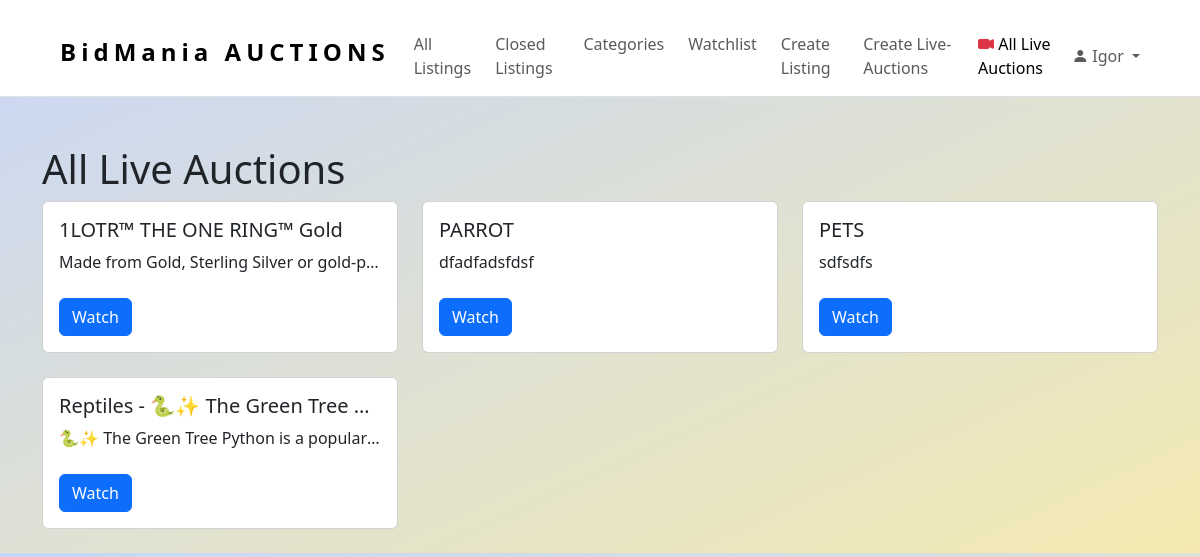
The app's page /all-live-auctions/ (signed in) with its own data.
### auctions/models.py (models this page shows, shortened)
class User(AbstractUser):
    pass
    watchlist = models.ManyToManyField("Auction", blank=True, related_name="watcher")
    bids = models.ManyToManyField("Auction", blank=True, related_name="bidder")

class Auction(models.Model):
    title = models.CharField(max_length=255)
    description = models.TextField()
    start_bid = models.FloatField()
    image = models.URLField(blank=True)
    image_upload = models.ImageField(upload_to='auction_images/', null=True, blank=True)
    category = models.ForeignKey(Category, on_delete=models.SET_DEFAULT, default=None)
    lister = models.ForeignKey(User, on_delete=models.CASCADE, blank=True, null=True, related_name="lister")
    active = models.BooleanField(default=True)
    stream = models.OneToOneField(Stream, on_delete=models.CASCADE, null=True, blank=True)
    is_live_auction = models.BooleanField(default=False)
    end_date = models.DateTimeField(default=timezone.now)
    class Meta:
        ordering = ["title"]

### auctions/views.py (the view)
# urls.py: path('all-live-auctions/', views.all_live_auctions, name='all_live_auctions'),
@login_required(login_url='login')
def all_live_auctions(request):
    live_auctions = Auction.objects.filter(
        Q(stream__isnull=False) & Q(active=True)
    )
    return render(request, "auctions/all_live_auctions.html", {
        "live_auctions": live_auctions,
        "headline": "All Live Auctions"
    })

### auctions/templates/auctions/all_live_auctions.html (shortened to what this page needs)
{% extends "auctions/layout.html" %}
{% block body %}
    <div class="container mt-5">
        <h1>All Live Auctions</h1>
        {% if live_auctions %}
            <div class="row">
                {% for auction in live_auctions %}
                    <div class="col-lg-4 mb-4">
                        <div class="card">
                            <div class="card-body">
                                <h5 class="card-title text-truncate">{{ auction.title }}</h5>
                                <p class="card-text text-truncate">{{ auction.description }}</p>
                                <a href="{% url 'live_stream' auction_id=auction.id %}" class="btn btn-primary mt-2">Watch</a>
                            </div>
                        </div>
                    </div>
                {% endfor %}
            </div>
        {% else %}
            <p>No live auctions available.</p>
        {% endif %}
    </div>
{% endblock %}

### auctions/templates/auctions/layout.html (shortened to what this page needs)
{% load static %}
<!DOCTYPE html>
<html lang="en">
    <head>
        <link href="https://cdn.jsdelivr.net/npm/bootstrap@5.3.0-alpha3/dist/css/bootstrap.min.css" rel="stylesheet">
        <link rel="stylesheet" type="text/css" href="https://cdn.jsdelivr.net/npm/bootstrap-icons@1.10.4/font/bootstrap-icons.css">
        <link href="{% static 'styles.css' %}" rel="stylesheet" type="text/css">
    </head>
    <body style="background: linear-gradient(to bottom right, rgb(200, 215, 247), rgb(244, 234, 177));">
        <nav class="pt-4 navbar navbar-expand-lg navbar-white bg-white sticky-top border-bottom">
            <div class="mx-5 container-fluid">
                <a class="me-3 text-decoration-none navbar-brand" href="/">
                    <h4 class="fw-bold" style="letter-spacing:5px;">BidMania AUCTIONS</h4>
                </a>
                <div class="collapse navbar-collapse" id="navbarNavDropdown">
                    <ul class="me-auto mb-2 mb-lg-0 navbar-nav">
                        <li class="nav-item">
                            <a class="me-2 nav-link" aria-current="page" href="{% url 'all' %}">All Listings</a>
                        </li>
                        <li class="nav-item">
                            <a class="me-2 nav-link" aria-current="page" href="{% url 'closed' %}">Closed Listings</a>
                        </li>
                        <li class= "nav-item">
                            <a class="me-2 nav-link" href="{% url 'categories' %}">Categories</a>
                        </li>
                        <li class="nav-item">
                            <a class="me-2 nav-link" href="{% url 'watchlists' %}">Watchlist</a>
                        </li>
                        <li class="nav-item">
                            <a class="me-2 nav-link" href="{% url 'create' %}">Create Listing</a>
                        </li>
                        <li class="nav-item">
                            <a class="me-2 nav-link" href="{% url 'create_live_auctions' %}">Create Live-Auctions</a>
                        </li>
                        <li class="nav-item">
                            {% url 'all_live_auctions' as all_live_auctions_url %}
                            <a class="nav-link {% if request.path == all_live_auctions_url %}active{% endif %}" href="{{ all_live_auctions_url }}">
                                <i class="bi bi-camera-video-fill text-danger"></i> All Live Auctions
                            </a>
                        </li>
                    </ul>
                    <span class="navbar-text dropdown-center">
                        {% if user.is_authenticated %}
                        <div class="dropdown-toggle" href="/" role="button" data-bs-toggle="dropdown" aria-expanded="false">
                            <i class="me-1 bi bi-person-fill"></i>{{ user.username }}
                        </div>
                        {% endif %}
                    </span>
                </div>
            </div>
        </nav>
        <div class="mt-5">
        {% block body %}
        {% endblock %}
        </div>
    </body>
</html>

### records on screen
User: username "Igor"
Auction: title "1LOTR™ THE ONE RING™ Gold", description "Made from Gold, Sterling Silver or gold-p…"
Auction: title "PARROT", description "dfadfadsfdsf"
Auction: title "PETS", description "sdfsdfs"
Auction: title "Reptiles - 🐍✨ The Green Tree…", description "🐍✨ The Green Tree Python is a popular…"
